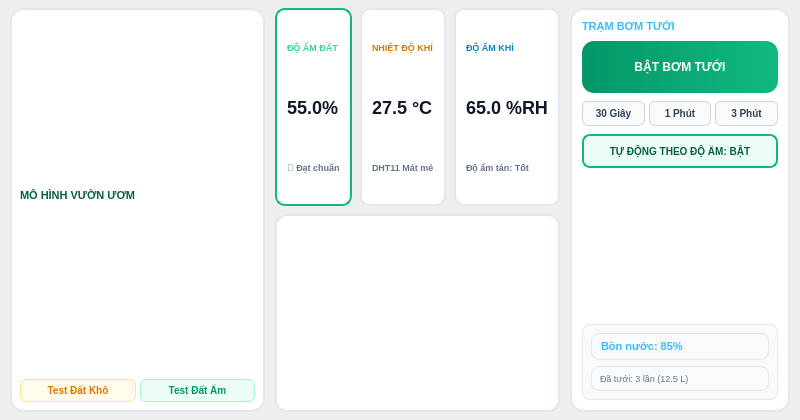
<?xml version="1.0" encoding="UTF-8"?>
<ui version="4.0">
 <class>DashboardPage</class>
 <widget class="QWidget" name="DashboardPage">
  <property name="geometry">
   <rect>
    <x>0</x>
    <y>0</y>
    <width>800</width>
    <height>420</height>
   </rect>
  </property>
  <layout class="QHBoxLayout" name="dashboardHLayout">
   <property name="spacing">
    <number>10</number>
   </property>
   <property name="leftMargin">
    <number>10</number>
   </property>
   <property name="topMargin">
    <number>8</number>
   </property>
   <property name="rightMargin">
    <number>10</number>
   </property>
   <property name="bottomMargin">
    <number>8</number>
   </property>

   <!-- ZONE 1 (LEFT): PLANT & SOIL CANVAS + SIM CONTROLS -->
   <item>
    <widget class="QFrame" name="zone1Frame">
     <property name="minimumSize">
      <size>
       <width>250</width>
       <height>0</height>
      </size>
     </property>
     <property name="maximumSize">
      <size>
       <width>270</width>
       <height>16777215</height>
      </size>
     </property>
     <property name="styleSheet">
      <string notr="true">QFrame#zone1Frame { background-color: #ffffff; border: 1.5px solid #e2e8f0; border-radius: 14px; }</string>
     </property>
     <layout class="QVBoxLayout" name="z1Layout">
      <property name="leftMargin">
       <number>8</number>
      </property>
      <property name="topMargin">
       <number>8</number>
      </property>
      <property name="rightMargin">
       <number>8</number>
      </property>
      <property name="bottomMargin">
       <number>8</number>
      </property>
      <property name="spacing">
       <number>6</number>
      </property>

      <item>
       <widget class="QLabel" name="z1Title">
        <property name="text">
         <string>MÔ HÌNH VƯỜN ƯƠM</string>
        </property>
        <property name="styleSheet">
         <string notr="true">color: #065f46; font-size: 11px; font-weight: 800;</string>
        </property>
       </widget>
      </item>

      <item>
       <layout class="QVBoxLayout" name="plantCanvasContainer"/>
      </item>

      <item>
       <layout class="QHBoxLayout" name="z1SimRow">
        <property name="spacing">
         <number>4</number>
        </property>
        <item>
         <widget class="QPushButton" name="btnSimDrySoil">
          <property name="cursor">
           <cursorShape>PointingHandCursor</cursorShape>
          </property>
          <property name="text">
           <string>Test Đất Khô</string>
          </property>
          <property name="styleSheet">
           <string notr="true">QPushButton { background-color: #fffbeb; color: #d97706; border: 1px solid #fde68a; border-radius: 6px; font-size: 10px; font-weight: 700; padding: 4px; } QPushButton:hover { background-color: #fef3c7; }</string>
          </property>
         </widget>
        </item>
        <item>
         <widget class="QPushButton" name="btnSimMoistSoil">
          <property name="cursor">
           <cursorShape>PointingHandCursor</cursorShape>
          </property>
          <property name="text">
           <string>Test Đất Ẩm</string>
          </property>
          <property name="styleSheet">
           <string notr="true">QPushButton { background-color: #ecfdf5; color: #059669; border: 1px solid #a7f3d0; border-radius: 6px; font-size: 10px; font-weight: 700; padding: 4px; } QPushButton:hover { background-color: #d1fae5; }</string>
          </property>
         </widget>
        </item>
       </layout>
      </item>

     </layout>
    </widget>
   </item>

   <!-- ZONE 2 (CENTER): AGRI-METRICS MATRIX & DYNAMIC CHART -->
   <item>
    <layout class="QVBoxLayout" name="z2Layout">
     <property name="spacing">
      <number>8</number>
     </property>

     <!-- TOP 3 METRICS CARDS -->
     <item>
      <layout class="QHBoxLayout" name="z2MetricsRow">
       <property name="spacing">
        <number>8</number>
       </property>

       <!-- METRIC 1: SOIL MOISTURE -->
       <item>
        <widget class="QFrame" name="cardSoil">
         <property name="styleSheet">
          <string notr="true">QFrame#cardSoil { background-color: #ffffff; border: 1.5px solid #10b981; border-radius: 10px; padding: 6px; }</string>
         </property>
         <layout class="QVBoxLayout" name="csLayout">
          <property name="margin">
           <number>4</number>
          </property>
          <item>
           <widget class="QLabel" name="csTitle">
            <property name="text">
             <string>ĐỘ ẨM ĐẤT</string>
            </property>
            <property name="styleSheet">
             <string notr="true">color: #34d399; font-size: 9px; font-weight: 800;</string>
            </property>
           </widget>
          </item>
          <item>
           <widget class="QLabel" name="soilMoistureValueLabel">
            <property name="text">
             <string>55.0%</string>
            </property>
            <property name="styleSheet">
             <string notr="true">color: #0f172a; font-size: 18px; font-weight: 900;</string>
            </property>
           </widget>
          </item>
          <item>
           <widget class="QLabel" name="soilMoistureSubLabel">
            <property name="text">
             <string>🌱 Đạt chuẩn</string>
            </property>
            <property name="styleSheet">
             <string notr="true">color: #64748b; font-size: 9px; font-weight: 600;</string>
            </property>
           </widget>
          </item>
         </layout>
        </widget>
       </item>

       <!-- METRIC 2: DHT11 TEMP -->
       <item>
        <widget class="QFrame" name="cardTemp">
         <property name="styleSheet">
          <string notr="true">QFrame#cardTemp { background-color: #ffffff; border: 1.5px solid #e2e8f0; border-radius: 10px; padding: 6px; }</string>
         </property>
         <layout class="QVBoxLayout" name="ctLayout">
          <property name="margin">
           <number>4</number>
          </property>
          <item>
           <widget class="QLabel" name="ctTitle">
            <property name="text">
             <string>NHIỆT ĐỘ KHÍ</string>
            </property>
            <property name="styleSheet">
             <string notr="true">color: #d97706; font-size: 9px; font-weight: 800;</string>
            </property>
           </widget>
          </item>
          <item>
           <widget class="QLabel" name="tempValueLabel">
            <property name="text">
             <string>27.5 °C</string>
            </property>
            <property name="styleSheet">
             <string notr="true">color: #0f172a; font-size: 18px; font-weight: 900;</string>
            </property>
           </widget>
          </item>
          <item>
           <widget class="QLabel" name="tempSubLabel">
            <property name="text">
             <string>DHT11 Mát mẻ</string>
            </property>
            <property name="styleSheet">
             <string notr="true">color: #64748b; font-size: 9px; font-weight: 600;</string>
            </property>
           </widget>
          </item>
         </layout>
        </widget>
       </item>

       <!-- METRIC 3: DHT11 HUMIDITY -->
       <item>
        <widget class="QFrame" name="cardHum">
         <property name="styleSheet">
          <string notr="true">QFrame#cardHum { background-color: #ffffff; border: 1.5px solid #e2e8f0; border-radius: 10px; padding: 6px; }</string>
         </property>
         <layout class="QVBoxLayout" name="chLayout">
          <property name="margin">
           <number>4</number>
          </property>
          <item>
           <widget class="QLabel" name="chTitle">
            <property name="text">
             <string>ĐỘ ẨM KHÍ</string>
            </property>
            <property name="styleSheet">
             <string notr="true">color: #0284c7; font-size: 9px; font-weight: 800;</string>
            </property>
           </widget>
          </item>
          <item>
           <widget class="QLabel" name="humValueLabel">
            <property name="text">
             <string>65.0 %RH</string>
            </property>
            <property name="styleSheet">
             <string notr="true">color: #0f172a; font-size: 18px; font-weight: 900;</string>
            </property>
           </widget>
          </item>
          <item>
           <widget class="QLabel" name="humSubLabel">
            <property name="text">
             <string>Độ ẩm tán: Tốt</string>
            </property>
            <property name="styleSheet">
             <string notr="true">color: #64748b; font-size: 9px; font-weight: 600;</string>
            </property>
           </widget>
          </item>
         </layout>
        </widget>
       </item>

      </layout>
     </item>

     <!-- REALTIME AGRI-CHART CONTAINER -->
     <item>
      <widget class="QFrame" name="chartCard">
       <property name="styleSheet">
        <string notr="true">QFrame#chartCard { background-color: #ffffff; border: 1.5px solid #e2e8f0; border-radius: 12px; }</string>
       </property>
       <layout class="QVBoxLayout" name="chartContainerLayout">
        <property name="leftMargin">
         <number>6</number>
        </property>
        <property name="topMargin">
         <number>4</number>
        </property>
        <property name="rightMargin">
         <number>6</number>
        </property>
        <property name="bottomMargin">
         <number>4</number>
        </property>
       </layout>
      </widget>
     </item>

    </layout>
   </item>

   <!-- ZONE 3 (RIGHT): DEDICATED PUMP STATION -->
   <item>
    <widget class="QFrame" name="zone3Frame">
     <property name="minimumSize">
      <size>
       <width>210</width>
       <height>0</height>
      </size>
     </property>
     <property name="maximumSize">
      <size>
       <width>220</width>
       <height>16777215</height>
      </size>
     </property>
     <property name="styleSheet">
      <string notr="true">QFrame#zone3Frame { background-color: #ffffff; border: 1.5px solid #e2e8f0; border-radius: 14px; }</string>
     </property>
     <layout class="QVBoxLayout" name="z3Layout">
      <property name="leftMargin">
       <number>10</number>
      </property>
      <property name="topMargin">
       <number>10</number>
      </property>
      <property name="rightMargin">
       <number>10</number>
      </property>
      <property name="bottomMargin">
       <number>10</number>
      </property>
      <property name="spacing">
       <number>8</number>
      </property>

      <item>
       <widget class="QLabel" name="z3Title">
        <property name="text">
         <string>TRẠM BƠM TƯỚI</string>
        </property>
        <property name="styleSheet">
         <string notr="true">color: #38bdf8; font-size: 11px; font-weight: 800;</string>
        </property>
       </widget>
      </item>

      <!-- BIG PUMP SWITCH -->
      <item>
       <widget class="QPushButton" name="btnTogglePumpMaster">
        <property name="minimumSize">
         <size>
          <width>0</width>
          <height>52</height>
         </size>
        </property>
        <property name="cursor">
         <cursorShape>PointingHandCursor</cursorShape>
        </property>
        <property name="text">
         <string>BẬT BƠM TƯỚI</string>
        </property>
        <property name="checkable">
         <bool>true</bool>
        </property>
        <property name="styleSheet">
         <string notr="true">QPushButton { background: qlineargradient(x1:0, y1:0, x2:1, y2:0, stop:0 #059669, stop:1 #10b981); color: white; border: none; border-radius: 12px; font-size: 12px; font-weight: 900; } QPushButton:hover { background: #10b981; } QPushButton:checked { background: #ef4444; }</string>
        </property>
       </widget>
      </item>

      <!-- Quick Timers -->
      <item>
       <layout class="QHBoxLayout" name="quickTimerRow">
        <property name="spacing">
         <number>4</number>
        </property>
        <item>
         <widget class="QPushButton" name="btnTimer30s">
          <property name="cursor">
           <cursorShape>PointingHandCursor</cursorShape>
          </property>
          <property name="text">
           <string>30 Giây</string>
          </property>
          <property name="styleSheet">
           <string notr="true">QPushButton { background: #f8fafc; color: #334155; border: 1px solid #cbd5e1; border-radius: 6px; font-size: 10px; font-weight: 700; padding: 5px; } QPushButton:hover { background: #e2e8f0; color: #0f172a; }</string>
          </property>
         </widget>
        </item>
        <item>
         <widget class="QPushButton" name="btnTimer1m">
          <property name="cursor">
           <cursorShape>PointingHandCursor</cursorShape>
          </property>
          <property name="text">
           <string>1 Phút</string>
          </property>
          <property name="styleSheet">
           <string notr="true">QPushButton { background: #f8fafc; color: #334155; border: 1px solid #cbd5e1; border-radius: 6px; font-size: 10px; font-weight: 700; padding: 5px; } QPushButton:hover { background: #e2e8f0; color: #0f172a; }</string>
          </property>
         </widget>
        </item>
        <item>
         <widget class="QPushButton" name="btnTimer3m">
          <property name="cursor">
           <cursorShape>PointingHandCursor</cursorShape>
          </property>
          <property name="text">
           <string>3 Phút</string>
          </property>
          <property name="styleSheet">
           <string notr="true">QPushButton { background: #f8fafc; color: #334155; border: 1px solid #cbd5e1; border-radius: 6px; font-size: 10px; font-weight: 700; padding: 5px; } QPushButton:hover { background: #e2e8f0; color: #0f172a; }</string>
          </property>
         </widget>
        </item>
       </layout>
      </item>

      <!-- Auto Mode Capsule Button -->
      <item>
       <widget class="QPushButton" name="btnAutoModeCapsule">
        <property name="minimumSize">
         <size>
          <width>0</width>
          <height>34</height>
         </size>
        </property>
        <property name="cursor">
         <cursorShape>PointingHandCursor</cursorShape>
        </property>
        <property name="text">
         <string>TỰ ĐỘNG THEO ĐỘ ẨM: BẬT</string>
        </property>
        <property name="checkable">
         <bool>true</bool>
        </property>
        <property name="checked">
         <bool>true</bool>
        </property>
        <property name="styleSheet">
         <string notr="true">QPushButton { background: #ecfdf5; color: #065f46; border: 1.5px solid #10b981; border-radius: 8px; font-size: 10px; font-weight: 800; } QPushButton:checked { background: #ecfdf5; color: #065f46; border-color: #10b981; } QPushButton:!checked { background: #f1f5f9; color: #64748b; border-color: #cbd5e1; }</string>
        </property>
       </widget>
      </item>

      <item>
       <spacer name="z3Spacer">
        <property name="orientation">
         <enum>Qt::Vertical</enum>
        </property>
        <property name="sizeHint" stdset="0">
         <size>
          <width>20</width>
          <height>10</height>
         </size>
        </property>
       </spacer>
      </item>

      <!-- Tank Status Box -->
      <item>
       <widget class="QFrame" name="tankStatusBox">
        <property name="styleSheet">
         <string notr="true">background: #f8fafc; border: 1px solid #e2e8f0; border-radius: 8px; padding: 6px;</string>
        </property>
        <layout class="QVBoxLayout" name="tsbLayout">
         <property name="margin">
          <number>2</number>
         </property>
         <item>
          <widget class="QLabel" name="tankLevelLabel">
           <property name="text">
            <string>Bồn nước: 85%</string>
           </property>
           <property name="styleSheet">
            <string notr="true">color: #38bdf8; font-size: 11px; font-weight: 800;</string>
           </property>
          </widget>
         </item>
         <item>
          <widget class="QLabel" name="tankSubLabel">
           <property name="text">
            <string>Đã tưới: 3 lần (12.5 L)</string>
           </property>
           <property name="styleSheet">
            <string notr="true">color: #64748b; font-size: 9px;</string>
           </property>
          </widget>
         </item>
        </layout>
       </widget>
      </item>

     </layout>
    </widget>
   </item>

  </layout>
 </widget>
 <resources/>
 <connections/>
</ui>
